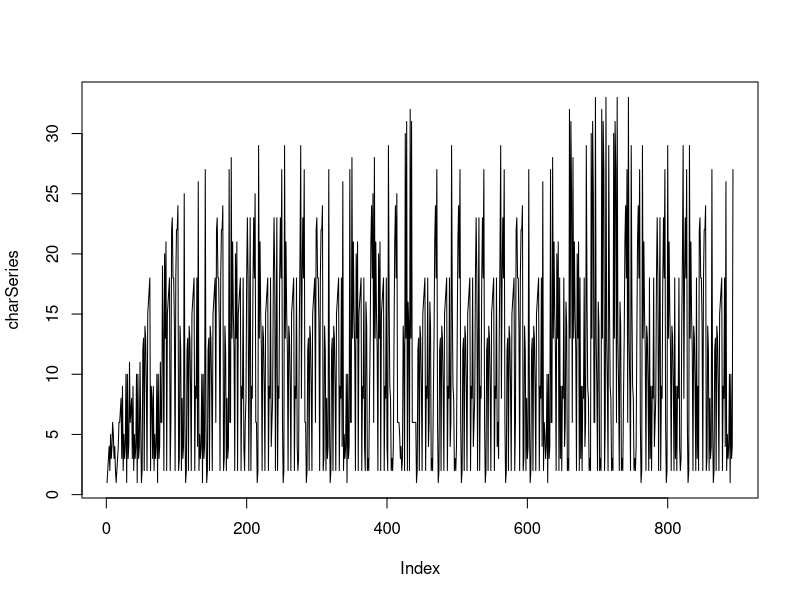

The R source for this figure:
## ---- chunk 1
options(warn = -1)
library(tm)
rawText = readChar('data/Sam I Am.txt',
  file.info('data/Sam I Am.txt')$size)
## ---- chunk 2
chars = unlist(strsplit(rawText, ""))
uniqChars = unique(chars)
charSeries = sapply(chars,function(x) {
  which(x == uniqChars)
})
## ---- chunk 3
plot(charSeries,type='l')
